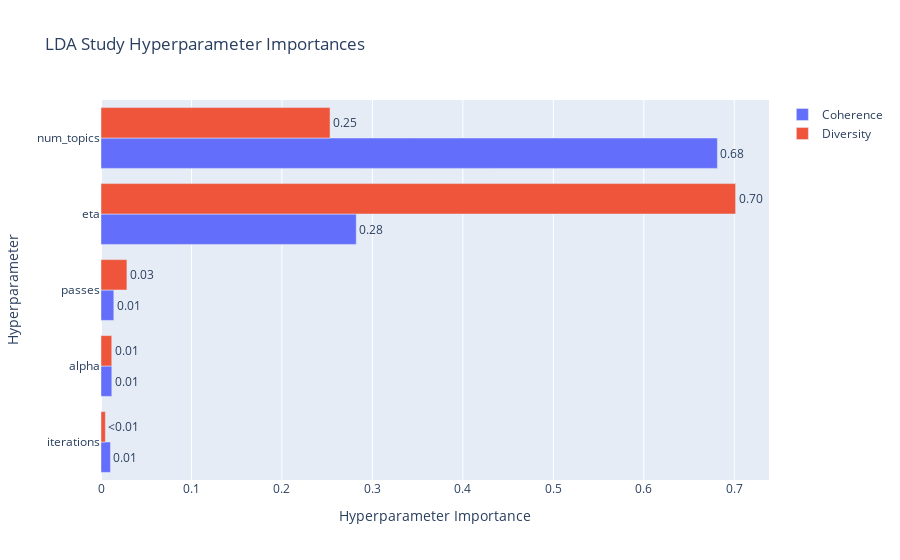
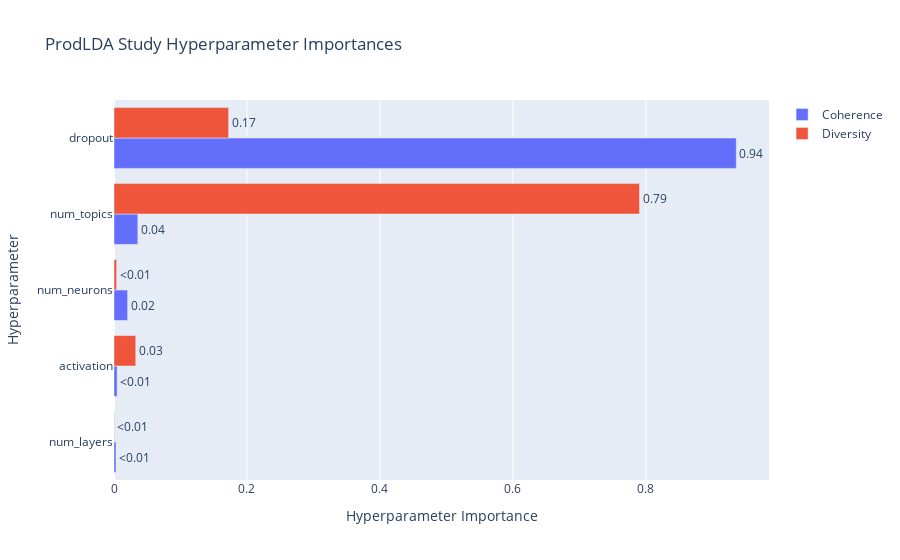
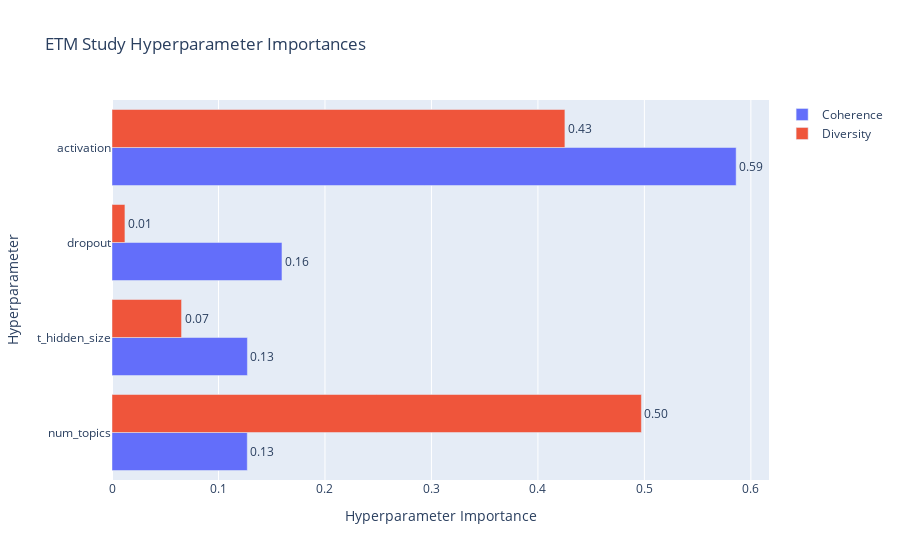
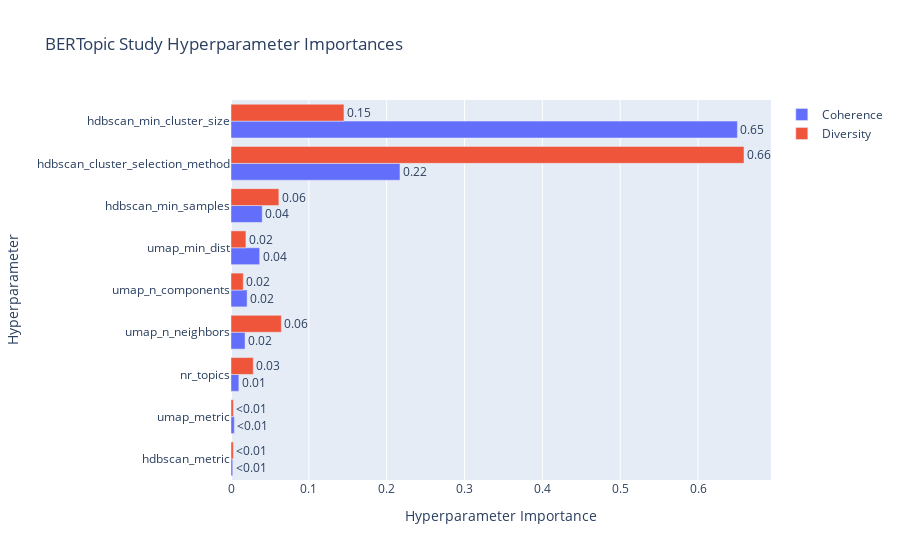

Write notebook code for charts like these, in order.
### Markdown cell above
### Hyperparameter Importances

### Code cell
fig = optuna.visualization.plot_param_importances(LDA_study)
fig.update_layout(title="LDA Study Hyperparameter Importances")
show(fig)

fig = optuna.visualization.plot_param_importances(ProdLDA_study)
fig.update_layout(title="ProdLDA Study Hyperparameter Importances")
show(fig)

fig = optuna.visualization.plot_param_importances(ETM_study)
fig.update_layout(title="ETM Study Hyperparameter Importances")
show(fig)

fig = optuna.visualization.plot_param_importances(BERTopic_study)
fig.update_layout(title="BERTopic Study Hyperparameter Importances", autosize=True, height=540)
show(fig)

### Figure 1 — Plotly figure (JSON) as saved in the notebook; plotly's stock layout.template omitted (floating-point values rounded to 4 significant figures)
{"data": [{"cliponaxis": false, "hovertemplate": ["iterations (IntDistribution): 0.010449313957476157<extra></extra>", "alpha (FloatDistribution): 0.011949655297200877<extra></extra>", "passes (IntDistribution): 0.014159085689347912<extra></extra>", "eta (FloatDistribution): 0.2821374579521549<extra></extra>", "num_topics (IntDistribution): 0.6813044871038201<extra></extra>"], "name": "Coherence", "orientation": "h", "text": ["0.01", "0.01", "0.01", "0.28", "0.68"], "textposition": "outside", "type": "bar", "x": [0.01045, 0.01195, 0.01416, 0.2821, 0.6813], "y": ["iterations", "alpha", "passes", "eta", "num_topics"]}, {"cliponaxis": false, "hovertemplate": ["iterations (IntDistribution): 0.004855342626757759<extra></extra>", "alpha (FloatDistribution): 0.011906788403709989<extra></extra>", "passes (IntDistribution): 0.028635426121442216<extra></extra>", "num_topics (IntDistribution): 0.25317417724123<extra></extra>", "eta (FloatDistribution): 0.70142826560686<extra></extra>"], "name": "Diversity", "orientation": "h", "text": ["<0.01", "0.01", "0.03", "0.25", "0.70"], "textposition": "outside", "type": "bar", "x": [0.004855, 0.01191, 0.02864, 0.2532, 0.7014], "y": ["iterations", "alpha", "passes", "num_topics", "eta"]}], "layout": {"autosize": true, "title": {"text": "LDA Study Hyperparameter Importances"}, "xaxis": {"autorange": true, "range": [0, 0.7383], "title": {"text": "Hyperparameter Importance"}, "type": "linear"}, "yaxis": {"autorange": true, "range": [-0.5, 4.5], "title": {"text": "Hyperparameter"}, "type": "category"}}}

### Figure 2 — Plotly figure (JSON) as saved in the notebook; plotly's stock layout.template omitted (floating-point values rounded to 4 significant figures)
{"data": [{"cliponaxis": false, "hovertemplate": ["num_layers (IntDistribution): 0.003038517104318899<extra></extra>", "activation (CategoricalDistribution): 0.004715600099735889<extra></extra>", "num_neurons (CategoricalDistribution): 0.020449387331049895<extra></extra>", "num_topics (IntDistribution): 0.03582715102157149<extra></extra>", "dropout (FloatDistribution): 0.9359693444433238<extra></extra>"], "name": "Coherence", "orientation": "h", "text": ["<0.01", "<0.01", "0.02", "0.04", "0.94"], "textposition": "outside", "type": "bar", "x": [0.003039, 0.004716, 0.02045, 0.03583, 0.936], "y": ["num_layers", "activation", "num_neurons", "num_topics", "dropout"]}, {"cliponaxis": false, "hovertemplate": ["num_layers (IntDistribution): 0.0005310274967870565<extra></extra>", "num_neurons (CategoricalDistribution): 0.003948044517910871<extra></extra>", "activation (CategoricalDistribution): 0.03270689791396381<extra></extra>", "dropout (FloatDistribution): 0.1723542688668268<extra></extra>", "num_topics (IntDistribution): 0.7904597612045114<extra></extra>"], "name": "Diversity", "orientation": "h", "text": ["<0.01", "<0.01", "0.03", "0.17", "0.79"], "textposition": "outside", "type": "bar", "x": [0.000531, 0.003948, 0.03271, 0.1724, 0.7905], "y": ["num_layers", "num_neurons", "activation", "dropout", "num_topics"]}], "layout": {"autosize": true, "title": {"text": "ProdLDA Study Hyperparameter Importances"}, "xaxis": {"autorange": true, "range": [0, 0.9852], "title": {"text": "Hyperparameter Importance"}, "type": "linear"}, "yaxis": {"autorange": true, "range": [-0.5, 4.5], "title": {"text": "Hyperparameter"}, "type": "category"}}}

### Figure 3 — Plotly figure (JSON) as saved in the notebook; plotly's stock layout.template omitted (floating-point values rounded to 4 significant figures)
{"data": [{"cliponaxis": false, "hovertemplate": ["num_topics (IntDistribution): 0.12703509768723162<extra></extra>", "t_hidden_size (CategoricalDistribution): 0.12716044713297772<extra></extra>", "dropout (FloatDistribution): 0.1596316176267294<extra></extra>", "activation (CategoricalDistribution): 0.5861728375530613<extra></extra>"], "name": "Coherence", "orientation": "h", "text": ["0.13", "0.13", "0.16", "0.59"], "textposition": "outside", "type": "bar", "x": [0.127, 0.1272, 0.1596, 0.5862], "y": ["num_topics", "t_hidden_size", "dropout", "activation"]}, {"cliponaxis": false, "hovertemplate": ["dropout (FloatDistribution): 0.01213907919348419<extra></extra>", "t_hidden_size (CategoricalDistribution): 0.06532509785240947<extra></extra>", "activation (CategoricalDistribution): 0.42534104827193125<extra></extra>", "num_topics (IntDistribution): 0.49719477468217493<extra></extra>"], "name": "Diversity", "orientation": "h", "text": ["0.01", "0.07", "0.43", "0.50"], "textposition": "outside", "type": "bar", "x": [0.01214, 0.06533, 0.4253, 0.4972], "y": ["dropout", "t_hidden_size", "activation", "num_topics"]}], "layout": {"autosize": true, "title": {"text": "ETM Study Hyperparameter Importances"}, "xaxis": {"autorange": true, "range": [0, 0.617], "title": {"text": "Hyperparameter Importance"}, "type": "linear"}, "yaxis": {"autorange": true, "range": [-0.5, 3.5], "title": {"text": "Hyperparameter"}, "type": "category"}}}

### Figure 4 — Plotly figure (JSON) as saved in the notebook; plotly's stock layout.template omitted (floating-point values rounded to 4 significant figures)
{"data": [{"cliponaxis": false, "hovertemplate": ["hdbscan_metric (CategoricalDistribution): 0.0022369114632955047<extra></extra>", "umap_metric (CategoricalDistribution): 0.0042993865688650094<extra></extra>", "nr_topics (IntDistribution): 0.010078691380281437<extra></extra>", "umap_n_neighbors (IntDistribution): 0.01806239128247794<extra></extra>", "umap_n_components (IntDistribution): 0.020697181482134733<extra></extra>", "umap_min_dist (FloatDistribution): 0.03680981069109172<extra></extra>", "hdbscan_min_samples (IntDistribution): 0.04011488230429086<extra></extra>", "hdbscan_cluster_selection_method (CategoricalDistribution): 0.21709490634768355<extra></extra>", "hdbscan_min_cluster_size (IntDistribution): 0.6506058384798792<extra></extra>"], "name": "Coherence", "orientation": "h", "text": ["<0.01", "<0.01", "0.01", "0.02", "0.02", "0.04", "0.04", "0.22", "0.65"], "textposition": "outside", "type": "bar", "x": [0.002237, 0.004299, 0.01008, 0.01806, 0.0207, 0.03681, 0.04011, 0.2171, 0.6506], "y": ["hdbscan_metric", "umap_metric", "nr_topics", "umap_n_neighbors", "umap_n_components", "umap_min_dist", "hdbscan_min_samples", "hdbscan_cluster_selection_method", "hdbscan_min_cluster_size"]}, {"cliponaxis": false, "hovertemplate": ["hdbscan_metric (CategoricalDistribution): 0.0030314085868714613<extra></extra>", "umap_metric (CategoricalDistribution): 0.003054785559744231<extra></extra>", "umap_n_components (IntDistribution): 0.015775146080510314<extra></extra>", "umap_min_dist (FloatDistribution): 0.019186917194563554<extra></extra>", "nr_topics (IntDistribution): 0.028609392048685928<extra></extra>", "hdbscan_min_samples (IntDistribution): 0.06148670460039685<extra></extra>", "umap_n_neighbors (IntDistribution): 0.06468169281856652<extra></extra>", "hdbscan_min_cluster_size (IntDistribution): 0.145115524697859<extra></extra>", "hdbscan_cluster_selection_method (CategoricalDistribution): 0.659058428412802<extra></extra>"], "name": "Diversity", "orientation": "h", "text": ["<0.01", "<0.01", "0.02", "0.02", "0.03", "0.06", "0.06", "0.15", "0.66"], "textposition": "outside", "type": "bar", "x": [0.003031, 0.003055, 0.01578, 0.01919, 0.02861, 0.06149, 0.06468, 0.1451, 0.6591], "y": ["hdbscan_metric", "umap_metric", "umap_n_components", "umap_min_dist", "nr_topics", "hdbscan_min_samples", "umap_n_neighbors", "hdbscan_min_cluster_size", "hdbscan_cluster_selection_method"]}], "layout": {"autosize": true, "title": {"text": "BERTopic Study Hyperparameter Importances"}, "xaxis": {"autorange": true, "range": [0, 0.6937], "title": {"text": "Hyperparameter Importance"}, "type": "linear"}, "yaxis": {"autorange": true, "range": [-0.5, 8.5], "title": {"text": "Hyperparameter"}, "type": "category"}}}
